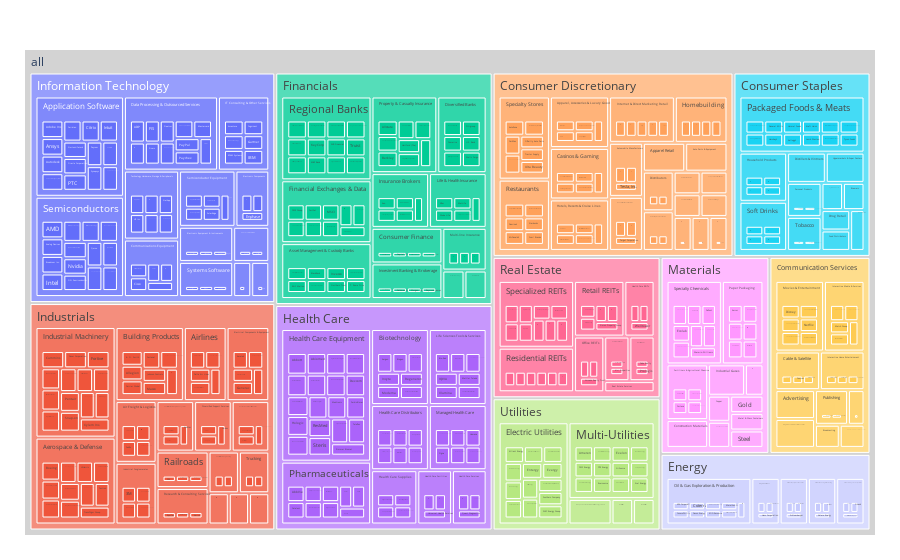

The notebook cell saved with this chart:
### Markdown cell above
## Interactive figure: Click any industry to see its composition!
- Visualize the structure of industry - sub-industry - company name

### Code cell
fig = px.treemap(data_frame= sp500, path=[px.Constant("all"), 'industry', 'sub-industry','name'], hover_name= 'name')
fig.update_traces(root_color="lightgrey")
fig.update_layout(margin = dict(t=50, l=25, r=25, b=25))
fig.show()

### Figure 1 — Plotly figure (JSON) as saved in the notebook; plotly's stock layout.template omitted (floating-point values rounded to 4 significant figures; data arrays with more than 128 entries replaced by an {"elided": "..."} marker saying what was removed)
{"data": [{"branchvalues": "total", "domain": {"x": [0, 1], "y": [0, 1]}, "hovertemplate": "<b>%{hovertext}</b><br><br>labels=%{label}<br>count=%{value}<br>parent=%{parent}<br>id=%{id}<extra></extra>", "hovertext": {"elided": "637 str values"}, "ids": {"elided": "637 str values"}, "labels": {"elided": "637 str values"}, "level": "all", "name": "", "parents": {"elided": "637 str values"}, "root": {"color": "lightgrey"}, "type": "treemap", "values": {"elided": "637 int values"}}], "layout": {"autosize": true, "legend": {"tracegroupgap": 0}, "margin": {"b": 25, "l": 25, "r": 25, "t": 50}}}
